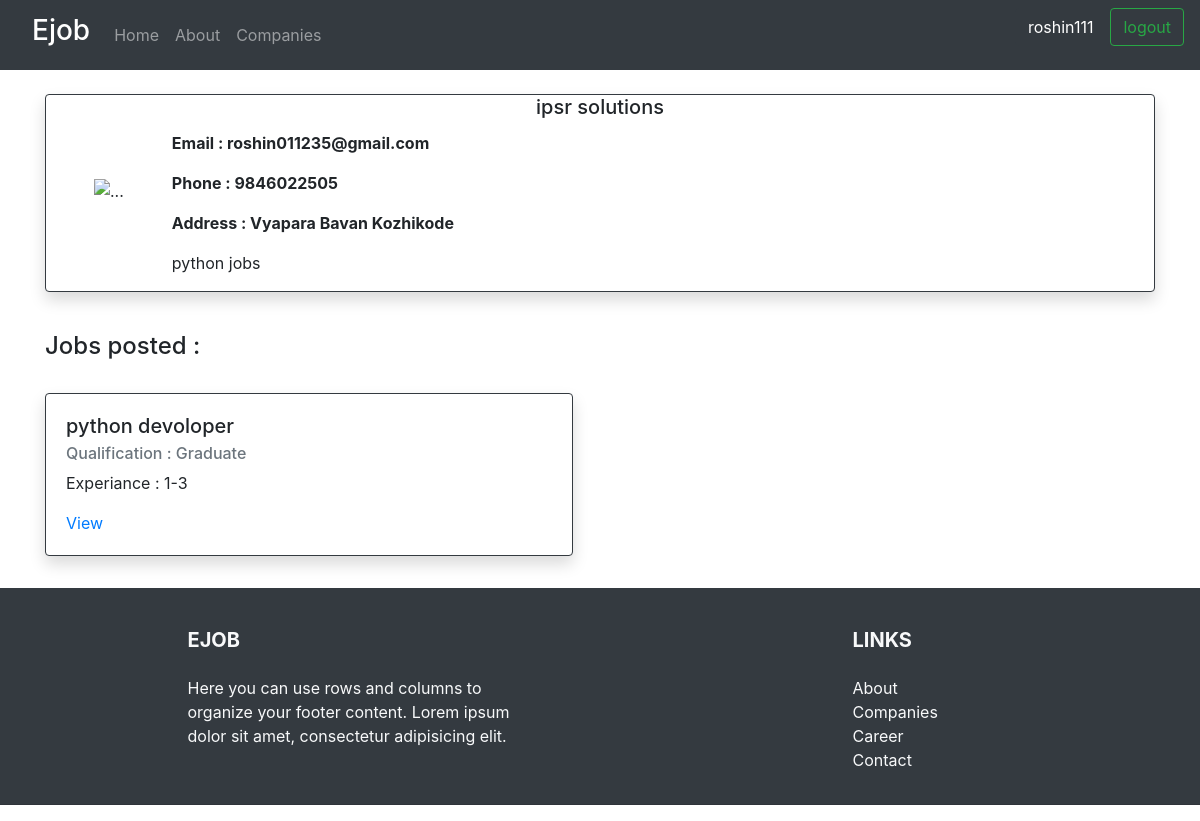
The page /companies_detail/8/ (signed in) on the database its author committed.
### jobs/models.py (models this page shows, shortened)
class Companies(models.Model):
    name = models.CharField(max_length=250, null=True)
    email = models.EmailField(max_length=254, null=True)
    phone = models.IntegerField(null=True)
    address = models.TextField(null=True)
    description = models.TextField(null=True)

class Jobs(models.Model):
    QUALIFICATION = (
                    ('Under Graduate', 'Under Graduate'),
                    ('Graduate', 'Graduate'),
                    ('Post Graduate', 'Post Graduate')
    )
    EXPERIANCE = (
        ('Fresher', 'Fresher'),
        ('1-3', '1-3'),
        ('4-6', '4-6'),
        ('6-10', '6-10'),
        ('More than 10', 'More than 10')
    )
    companies = models.ForeignKey(
        Companies, null=True, on_delete=models.CASCADE)
    title = models.CharField(max_length=250, null=True)
    qualification = models.CharField(
        max_length=250, null=True, choices=QUALIFICATION)
    experiance = models.CharField(
        max_length=250, null=True, choices=EXPERIANCE)
    description = models.TextField(null=True)
    date_created = models.DateTimeField(auto_now_add=True, null=True)

### jobs/views.py (the view)
@login_required(login_url='applicant-login')
def companiesDetailview(request, pk):
    companies = Companies.objects.get(id=pk)
    jobs = companies.jobs_set.all()
    context = {
        "companies": companies,
        "jobs": jobs
    }
    return render(request, 'companies_detail.html', context)

### jobs/templates/companies_detail.html
{% extends 'base.html' %}
{% block content %}
<div class="container"><br>
    <div class="card border-dark mb-3 shadow bg-white rounded">
    <h5 class="card-title text-center">{{companies.name}}</h5>
    <div class="media">
    <img src="..." class="align-self-start m-5" alt="...">
    <div class="media-body">
        <p class="font-weight-bold">Email : {{companies.email}}</p>
        <p class="font-weight-bold">Phone : {{companies.phone}}</p>
        <p class="font-weight-bold">Address : {{companies.address}}</p>
        <p>{{companies.description}}</p>
    </div>
    </div>
    </div>
    <br>
    <h4>Jobs posted : </h4>
    <br>
    <div class='row'>
        {% for i in jobs %}
        <div class="col-md-6 mb-3">
            <div class="card border-dark mb-3 shadow bg-white rounded" style="width: 33rem;">
                <div class="card-body">
                    <h5 class="card-title">{{i.title}}</h5>
                    <h6 class="card-subtitle mb-2 text-muted">Qualification : {{i.qualification}}</h6>
                    <p class="card-text">Experiance : {{i.experiance}}</p>
                    <a href="{% url 'jobs' i.id %}" class="card-link">View</a>
                </div>
            </div>
        </div>
        {% endfor %}
    </div>
</div>
{% endblock content %}

### jobs/templates/navbar.html (shortened to what this page needs)
<nav class="navbar navbar-expand-lg navbar-dark bg-dark">
	  <a class="navbar-brand ml-3" href="{% url 'home' %}"><h3>Ejob</h3></a>
	  <div class="collapse navbar-collapse" id="navbarTogglerDemo02">
	    <ul class="navbar-nav mr-auto mt-2 mt-lg-0">
	      <li class="nav-item">
	        <a class="nav-link" href="{% url 'home' %}">Home <span class="sr-only">(current)</span></a>
	      </li>
          <li class="nav-item">
	        <a class="nav-link" href="{% url 'about' %}">About <span class="sr-only">(current)</span></a>
	      </li>
		  <li class="nav-item">
	        <a class="nav-link" href="{% url 'companies' %}"> Companies <span class="sr-only">(current)</span></a>
	      </li>
	    </ul>
	    <ul class="navbar-nav">
			<li class="nav-item">
				<p class="btn btn-dark pr-3">{{user.username}}<span class="sr-only">(current)</span></p>
			</li>
			{% if user.is_authenticated %}
	    	<li class="nav-item">
	        <a class="btn btn-outline-success mr-sm-" href="{% url 'applicant-logout' %}">logout<span class="sr-only">(current)</span></a>
			</li>
			{% else %}
			<li class="nav-item">
				<a class="btn btn-outline-success mr-sm-4" href="{% url 'applicant-login' %}">Login/Signup<span class="sr-only">(current)</span></a>
			</li>
			{% endif %}
	     </ul>
	  </div>
	</nav>
	<div>

### rows shown on the page
Companies: name "ipsr solutions", email "roshin011235@gmail.com", phone "9846022505", address "Vyapara Bavan Kozhikode", description "python jobs"
Jobs: title "python devoloper", qualification "Graduate", experiance "1-3"

### other values the page prints
{{ user.username }} "roshin111"
